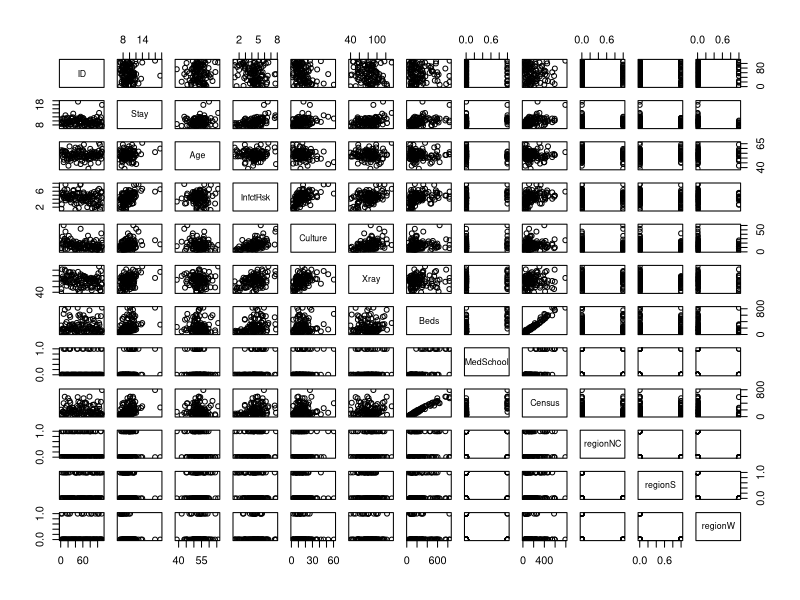

Source code (R):
## Hospital data
## Data extracted from Applied Regression Models, (4th edition), Kutner, Neter, and Nachtsheim

# Stay: average length of hospital stay (in days)
# Age: average patient age
# Infctrsk = probability of acquiring infection in hospital
# Culture = number of cultures performed / number of patients without signs or symptoms of hospital-acquired infection, times 100
# Xray = # xrays/# patients without signs or symptoms of pneumonia, times 100
# Beds = average # beds during study period
# MedSchool = Medical school affliation (1=Yes, 2=No)
# Census = Average number of patients in hospital per day during study
# Region = Geographic region (1=NE, 2=NC, 3=S, 4=W)

library(data.table); library(dplyr)

## Read data
hospital_dat = fread("hospital_dat.csv", header=T)

## create some indicators
hospital_dat$regionNC = ifelse(hospital_dat$Region==2, 1, 0)
hospital_dat$regionS = ifelse(hospital_dat$Region==3, 1, 0)
hospital_dat$regionW = ifelse(hospital_dat$Region==4, 1, 0)
hospital_dat$Region = NULL

## Data exploration
cor(hospital_dat)
pairs(hospital_dat)

## Check VIF for Stay
stay = lm(Stay ~ Age + Culture + Xray + Beds + MedSchool + regionNC + regionS + regionW + Census, data = hospital_dat)
r2_stay = summary(stay)$r.squared; r2_stay;
VIF_stay = 1/(1-r2_stay); VIF_stay

## Check VIF for Beds
beds = lm(Beds ~ Stay + Age + Culture + Xray + MedSchool + regionNC + regionS + regionW + Census, data = hospital_dat)
r2_beds = summary(beds)$r.squared; r2_beds;
VIF_beds = 1/(1-r2_beds); VIF_beds

## Check VIF for all variables
## Fit a full simple linear regression
myfit_full = lm(InfctRsk ~ Stay + Age + Culture + Xray + Beds + MedSchool + regionNC + regionS + regionW + Census, data = hospital_dat)

library(car)
vif(myfit_full)

## remove Census based on largest VIF
myfit_reduced = lm(InfctRsk ~ Stay + Age + Culture + Xray + Beds + MedSchool + regionNC + regionS + regionW, data = hospital_dat)
vif(myfit_reduced)

summary(myfit_full)
summary(myfit_reduced) 

